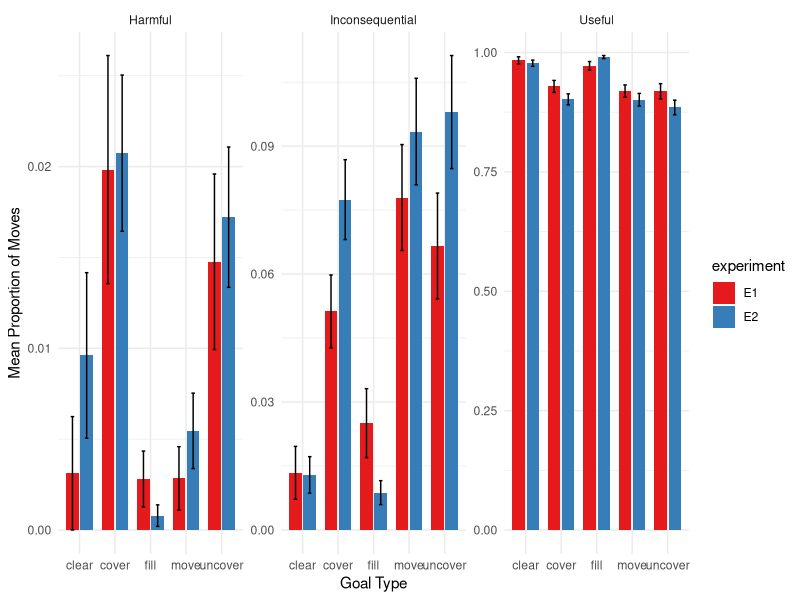

Reproduce this figure in R.
## ---- chunk 1
knitr::opts_chunk$set(echo = TRUE)
library(tidyverse)
library(lme4)
library(emmeans)
## ---- chunk 2
e1 <- read_csv("data/e1/final_tracker.csv")
e2 <- read_csv("data/e2/final_tracker.csv")%>%
  mutate(experiment = "E2")
## ---- chunk 3
combined <- bind_rows(e1 %>%
  filter(role == "architect") %>%
  mutate(experiment = "E1"), e2)%>%
  mutate(
    move_type = case_when(
      move_utility == 1 ~ "Useful",
      move_utility == 0 ~ "Inconsequential",
      move_utility == -1 ~ "Harmful"
    ),
  ID = ifelse(experiment == "E2", anonID, ID))
## ---- chunk 4
# COUNTING BY PROPORTION and Summary stats
prop_moves <- combined %>%
  count(experiment, ID, goal_type, move_type, name = "move_count") %>%
  group_by(experiment, ID, goal_type) %>%
  complete(move_type = c("Useful", "Harmful", "Inconsequential"), fill = list(move_count = 0)) %>%
  mutate(total_moves = sum(move_count),
         prop = move_count / total_moves) %>%
  ungroup() %>%
  mutate(across(c(experiment, goal_type, move_type, ID), as.factor)) %>%
  select(-move_count, -total_moves)


prop_model = lm(data = prop_moves, prop ~ experiment*move_type*goal_type)
car::Anova(prop_model)

# Get EMMs from full model, averaged over goal_type
emm <- emmeans(prop_model, ~ experiment | move_type)

# Pairwise comparisons between experiments within each move_type
contrast_results <- contrast(emm, method = "pairwise", adjust = "tukey")

contrast_results
## ---- chunk 5

ggplot(prop_moves, aes(x = goal_type, y = prop, fill = experiment)) +
  stat_summary(fun = mean, geom = "bar", position = position_dodge(width = 0.8), width = 0.7) +
  stat_summary(fun.data = mean_se, geom = "errorbar", 
               position = position_dodge(width = 0.8), 
               width = 0.2) +
  facet_wrap(~ move_type, scales = "free_y") +
  labs(y = "Mean Proportion of Moves", x = "Goal Type") +
  scale_fill_brewer(palette = "Set1") +
  theme_minimal()
